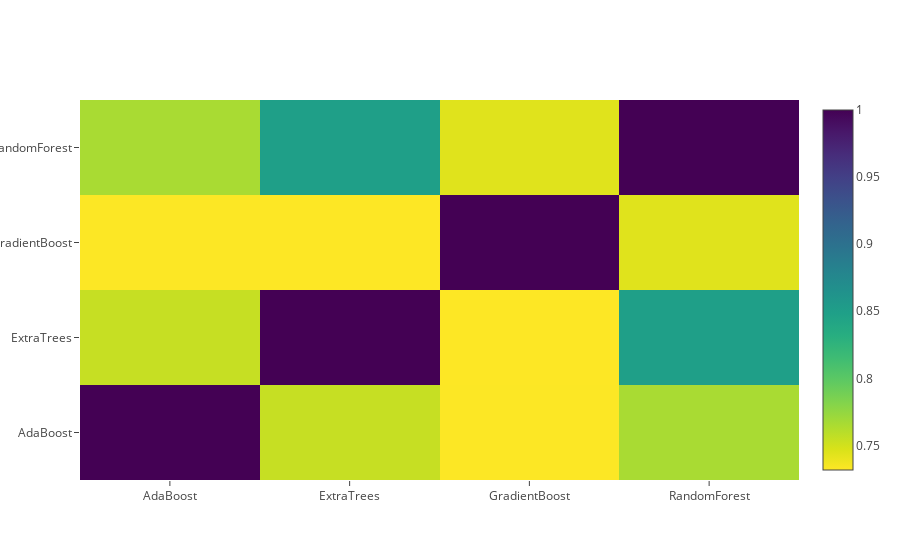

Notebook code cell kept with this figure:
### Code cell
data = [
    go.Heatmap(
        z= base_predictions_train.astype(float).corr().values ,
        x=base_predictions_train.columns.values,
        y= base_predictions_train.columns.values,
          colorscale='Viridis',
            showscale=True,
            reversescale = True
    )
]
py.iplot(data, filename='labelled-heatmap')

### Figure 1 — Plotly figure (JSON) as saved in the notebook; plotly's stock layout.template omitted (floating-point values rounded to 4 significant figures)
{"data": [{"colorscale": "Viridis", "reversescale": true, "showscale": true, "type": "heatmap", "x": ["AdaBoost", "ExtraTrees", "GradientBoost", "RandomForest"], "y": ["AdaBoost", "ExtraTrees", "GradientBoost", "RandomForest"], "z": [[1, 0.7545, 0.7321, 0.7661], [0.7545, 1, 0.7317, 0.8495], [0.7321, 0.7317, 1, 0.744], [0.7661, 0.8495, 0.744, 1]]}], "layout": {}}
